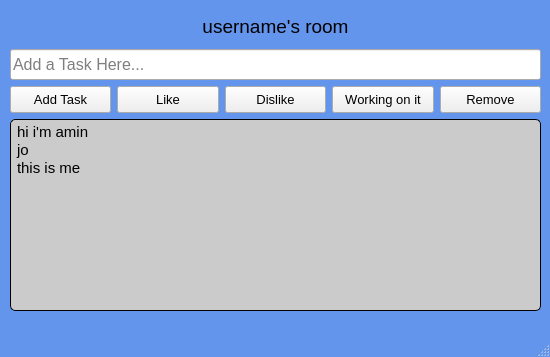
<?xml version="1.0" encoding="UTF-8"?>
<ui version="4.0">
 <class>Main_Window</class>
 <widget class="QMainWindow" name="Main_Window">
  <property name="windowModality">
   <enum>Qt::NonModal</enum>
  </property>
  <property name="enabled">
   <bool>true</bool>
  </property>
  <property name="geometry">
   <rect>
    <x>0</x>
    <y>0</y>
    <width>550</width>
    <height>357</height>
   </rect>
  </property>
  <property name="mouseTracking">
   <bool>false</bool>
  </property>
  <property name="tabletTracking">
   <bool>false</bool>
  </property>
  <property name="contextMenuPolicy">
   <enum>Qt::PreventContextMenu</enum>
  </property>
  <property name="acceptDrops">
   <bool>false</bool>
  </property>
  <property name="windowTitle">
   <string>MainWindow</string>
  </property>
  <property name="layoutDirection">
   <enum>Qt::LeftToRight</enum>
  </property>
  <property name="autoFillBackground">
   <bool>false</bool>
  </property>
  <property name="styleSheet">
   <string notr="true">#tasks_widget{
	background-color: rgb(203, 203, 203);
	border-radius: 5px;
	border-style: solid;
	border-width: 1px;
	padding: 3px;
	color: black
}
#room_name_label{
	
}
#tasks_widget::item:hover {
    background-color: rgb(171, 171, 171); 
    color: white;
}
#like_button:hover{
	cursor: pointer;
}
QMainWindow{
	background-color: #6495ED;
}
</string>
  </property>
  <property name="documentMode">
   <bool>false</bool>
  </property>
  <property name="tabShape">
   <enum>QTabWidget::Rounded</enum>
  </property>
  <property name="dockNestingEnabled">
   <bool>false</bool>
  </property>
  <widget class="QWidget" name="centralwidget">
   <widget class="QWidget" name="layoutWidget">
    <property name="geometry">
     <rect>
      <x>10</x>
      <y>10</y>
      <width>531</width>
      <height>301</height>
     </rect>
    </property>
    <layout class="QGridLayout" name="gridLayout">
     <property name="sizeConstraint">
      <enum>QLayout::SetDefaultConstraint</enum>
     </property>
     <property name="leftMargin">
      <number>0</number>
     </property>
     <item row="2" column="4">
      <widget class="QPushButton" name="remove_button">
       <property name="minimumSize">
        <size>
         <width>0</width>
         <height>27</height>
        </size>
       </property>
       <property name="font">
        <font>
         <pointsize>10</pointsize>
         <weight>50</weight>
         <italic>false</italic>
         <bold>false</bold>
         <strikeout>false</strikeout>
        </font>
       </property>
       <property name="cursor">
        <cursorShape>PointingHandCursor</cursorShape>
       </property>
       <property name="text">
        <string>Remove</string>
       </property>
      </widget>
     </item>
     <item row="2" column="2">
      <widget class="QPushButton" name="dislike_button">
       <property name="minimumSize">
        <size>
         <width>0</width>
         <height>27</height>
        </size>
       </property>
       <property name="font">
        <font>
         <pointsize>10</pointsize>
         <weight>50</weight>
         <italic>false</italic>
         <bold>false</bold>
         <strikeout>false</strikeout>
        </font>
       </property>
       <property name="cursor">
        <cursorShape>PointingHandCursor</cursorShape>
       </property>
       <property name="text">
        <string>Dislike</string>
       </property>
      </widget>
     </item>
     <item row="1" column="0" colspan="5">
      <widget class="QLineEdit" name="task_input">
       <property name="minimumSize">
        <size>
         <width>0</width>
         <height>31</height>
        </size>
       </property>
       <property name="font">
        <font>
         <pointsize>12</pointsize>
        </font>
       </property>
       <property name="placeholderText">
        <string>Add a Task Here...</string>
       </property>
       <property name="cursorMoveStyle">
        <enum>Qt::LogicalMoveStyle</enum>
       </property>
      </widget>
     </item>
     <item row="2" column="1">
      <widget class="QPushButton" name="like_button">
       <property name="minimumSize">
        <size>
         <width>0</width>
         <height>27</height>
        </size>
       </property>
       <property name="font">
        <font>
         <pointsize>10</pointsize>
         <weight>50</weight>
         <italic>false</italic>
         <bold>false</bold>
         <strikeout>false</strikeout>
        </font>
       </property>
       <property name="cursor">
        <cursorShape>PointingHandCursor</cursorShape>
       </property>
       <property name="text">
        <string>Like</string>
       </property>
      </widget>
     </item>
     <item row="2" column="3">
      <widget class="QPushButton" name="woi_button">
       <property name="minimumSize">
        <size>
         <width>0</width>
         <height>27</height>
        </size>
       </property>
       <property name="font">
        <font>
         <pointsize>10</pointsize>
         <weight>50</weight>
         <italic>false</italic>
         <bold>false</bold>
         <strikeout>false</strikeout>
        </font>
       </property>
       <property name="cursor">
        <cursorShape>PointingHandCursor</cursorShape>
       </property>
       <property name="text">
        <string>Working on it</string>
       </property>
      </widget>
     </item>
     <item row="3" column="0" colspan="5">
      <widget class="QListWidget" name="tasks_widget">
       <property name="baseSize">
        <size>
         <width>0</width>
         <height>0</height>
        </size>
       </property>
       <property name="font">
        <font>
         <pointsize>11</pointsize>
         <weight>50</weight>
         <bold>false</bold>
        </font>
       </property>
       <item>
        <property name="text">
         <string>hi i'm amin</string>
        </property>
       </item>
       <item>
        <property name="text">
         <string>jo</string>
        </property>
       </item>
       <item>
        <property name="text">
         <string>this is me</string>
        </property>
       </item>
      </widget>
     </item>
     <item row="2" column="0">
      <widget class="QPushButton" name="like_button_2">
       <property name="minimumSize">
        <size>
         <width>0</width>
         <height>27</height>
        </size>
       </property>
       <property name="font">
        <font>
         <pointsize>10</pointsize>
         <weight>50</weight>
         <italic>false</italic>
         <bold>false</bold>
         <strikeout>false</strikeout>
        </font>
       </property>
       <property name="cursor">
        <cursorShape>PointingHandCursor</cursorShape>
       </property>
       <property name="text">
        <string>Add Task</string>
       </property>
      </widget>
     </item>
     <item row="0" column="0" colspan="5">
      <widget class="QLabel" name="room_name_label">
       <property name="minimumSize">
        <size>
         <width>0</width>
         <height>33</height>
        </size>
       </property>
       <property name="font">
        <font>
         <pointsize>14</pointsize>
        </font>
       </property>
       <property name="text">
        <string>username's room</string>
       </property>
       <property name="alignment">
        <set>Qt::AlignCenter</set>
       </property>
      </widget>
     </item>
    </layout>
   </widget>
  </widget>
  <widget class="QMenuBar" name="menubar">
   <property name="geometry">
    <rect>
     <x>0</x>
     <y>0</y>
     <width>550</width>
     <height>22</height>
    </rect>
   </property>
  </widget>
  <widget class="QStatusBar" name="statusbar"/>
 </widget>
 <resources/>
 <connections/>
</ui>
